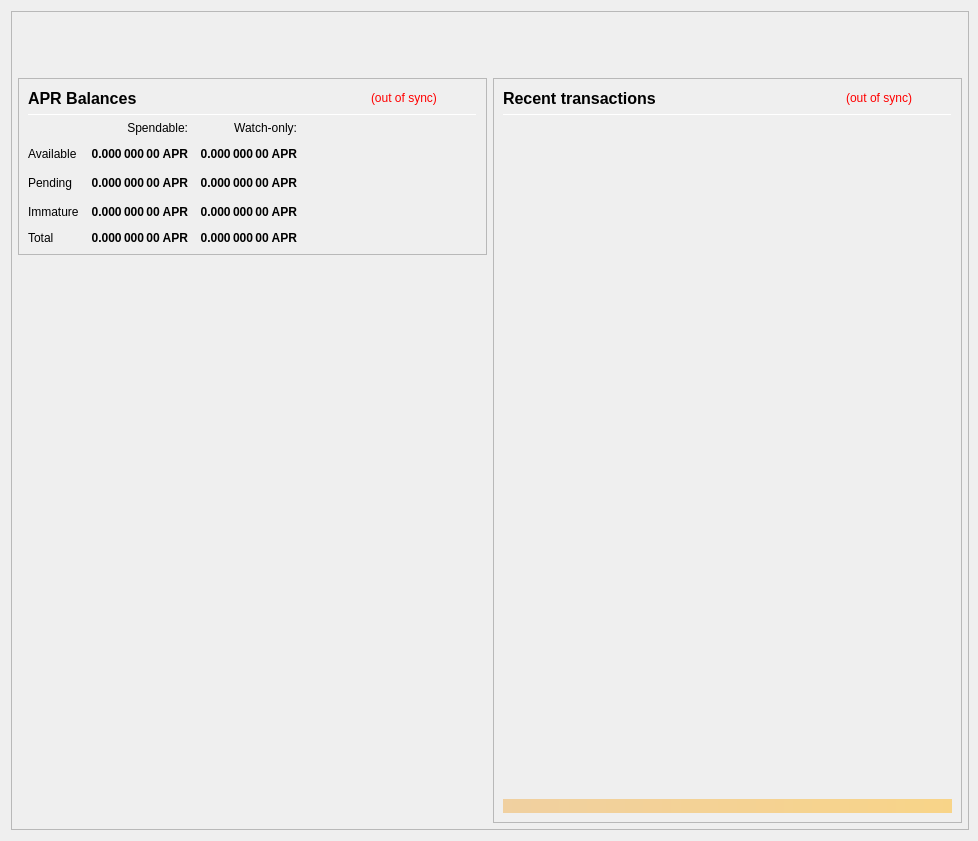
<?xml version="1.0" encoding="UTF-8"?>
<ui version="4.0">
 <class>OverviewPage</class>
 <widget class="QWidget" name="OverviewPage">
  <property name="geometry">
   <rect>
    <x>0</x>
    <y>0</y>
    <width>978</width>
    <height>841</height>
   </rect>
  </property>
  <property name="minimumSize">
   <size>
    <width>960</width>
    <height>682</height>
   </size>
  </property>
  <property name="font">
   <font>
    <weight>50</weight>
    <bold>false</bold>
   </font>
  </property>
  <property name="windowTitle">
   <string>Form</string>
  </property>
  <layout class="QVBoxLayout" name="topLayout" stretch="0">
   <property name="rightMargin">
    <number>9</number>
   </property>
   <item>
    <widget class="QFrame" name="frame_BG">
     <property name="minimumSize">
      <size>
       <width>850</width>
       <height>610</height>
      </size>
     </property>
     <property name="maximumSize">
      <size>
       <width>16777215</width>
       <height>16777215</height>
      </size>
     </property>
     <property name="frameShape">
      <enum>QFrame::StyledPanel</enum>
     </property>
     <property name="frameShadow">
      <enum>QFrame::Raised</enum>
     </property>
     <layout class="QVBoxLayout" name="verticalLayout_3" stretch="0">
      <property name="leftMargin">
       <number>0</number>
      </property>
      <property name="topMargin">
       <number>0</number>
      </property>
      <property name="rightMargin">
       <number>0</number>
      </property>
      <property name="bottomMargin">
       <number>6</number>
      </property>
      <item>
       <layout class="QVBoxLayout" name="verticalLayout_Master" stretch="0,1">
        <property name="leftMargin">
         <number>0</number>
        </property>
        <property name="topMargin">
         <number>0</number>
        </property>
        <property name="rightMargin">
         <number>0</number>
        </property>
        <property name="bottomMargin">
         <number>0</number>
        </property>
        <item>
         <widget class="QFrame" name="frame_Header">
          <layout class="QVBoxLayout" name="verticalLayout_Header" stretch="0">
           <property name="leftMargin">
            <number>0</number>
           </property>
           <property name="topMargin">
            <number>0</number>
           </property>
           <property name="rightMargin">
            <number>0</number>
           </property>
           <property name="bottomMargin">
            <number>0</number>
           </property>
           <item>
            <layout class="QHBoxLayout" name="horizontalLayout_Header" stretch="1,0">
             <property name="spacing">
              <number>6</number>
             </property>
             <item>
              <spacer name="horizontalSpacer_Header">
               <property name="orientation">
                <enum>Qt::Horizontal</enum>
               </property>
               <property name="sizeHint" stdset="0">
                <size>
                 <width>40</width>
                 <height>20</height>
                </size>
               </property>
              </spacer>
             </item>
             <item>
              <widget class="QLabel" name="labelOverviewHeaderRight">
               <property name="minimumSize">
                <size>
                 <width>464</width>
                 <height>60</height>
                </size>
               </property>
               <property name="maximumSize">
                <size>
                 <width>16777215</width>
                 <height>60</height>
                </size>
               </property>
               <property name="font">
                <font>
                 <pointsize>14</pointsize>
                </font>
               </property>
               <property name="text">
                <string/>
               </property>
               <property name="alignment">
                <set>Qt::AlignRight|Qt::AlignTrailing|Qt::AlignVCenter</set>
               </property>
              </widget>
             </item>
            </layout>
           </item>
          </layout>
         </widget>
        </item>
        <item>
         <widget class="QFrame" name="frame_Content">
          <layout class="QVBoxLayout" name="verticalLayout_Content">
           <property name="leftMargin">
            <number>6</number>
           </property>
           <property name="topMargin">
            <number>0</number>
           </property>
           <property name="rightMargin">
            <number>6</number>
           </property>
           <property name="bottomMargin">
            <number>0</number>
           </property>
           <item>
            <layout class="QHBoxLayout" name="horizontalLayout_Content" stretch="1,1">
             <property name="spacing">
              <number>6</number>
             </property>
             <item>
              <layout class="QVBoxLayout" name="verticalLayout_left" stretch="0,0">
               <item>
                <widget class="QFrame" name="frameBalances">
                 <property name="frameShape">
                  <enum>QFrame::StyledPanel</enum>
                 </property>
                 <property name="frameShadow">
                  <enum>QFrame::Raised</enum>
                 </property>
                 <layout class="QVBoxLayout" name="verticalLayout_4">
                  <item>
                   <layout class="QHBoxLayout" name="hlBalancesHeader" stretch="2,0,0">
                    <property name="spacing">
                     <number>6</number>
                    </property>
                    <item>
                     <widget class="QLabel" name="labelBalances">
                      <property name="minimumSize">
                       <size>
                        <width>0</width>
                        <height>0</height>
                       </size>
                      </property>
                      <property name="font">
                       <font>
                        <pointsize>12</pointsize>
                        <weight>75</weight>
                        <bold>true</bold>
                       </font>
                      </property>
                      <property name="text">
                       <string>APR Balances</string>
                      </property>
                     </widget>
                    </item>
                    <item>
                     <widget class="QLabel" name="labelWalletStatus">
                      <property name="cursor">
                       <cursorShape>WhatsThisCursor</cursorShape>
                      </property>
                      <property name="toolTip">
                       <string>The displayed information may be out of date. Your wallet automatically synchronizes with the APR Coin network after a connection is established, but this process has not completed yet.</string>
                      </property>
                      <property name="styleSheet">
                       <string notr="true">QLabel { color: red; }</string>
                      </property>
                      <property name="text">
                       <string notr="true">(out of sync)</string>
                      </property>
                      <property name="alignment">
                       <set>Qt::AlignLeading|Qt::AlignLeft|Qt::AlignVCenter</set>
                      </property>
                     </widget>
                    </item>
                    <item>
                     <spacer name="hsBalancesHeader">
                      <property name="orientation">
                       <enum>Qt::Horizontal</enum>
                      </property>
                      <property name="sizeHint" stdset="0">
                       <size>
                        <width>40</width>
                        <height>20</height>
                       </size>
                      </property>
                     </spacer>
                    </item>
                   </layout>
                  </item>
                  <item>
                   <widget class="Line" name="lineBalances">
                    <property name="minimumSize">
                     <size>
                      <width>0</width>
                      <height>1</height>
                     </size>
                    </property>
                    <property name="maximumSize">
                     <size>
                      <width>16777215</width>
                      <height>1</height>
                     </size>
                    </property>
                    <property name="orientation">
                     <enum>Qt::Horizontal</enum>
                    </property>
                   </widget>
                  </item>
                  <item>
                   <layout class="QGridLayout" name="gridLayout">
                    <property name="spacing">
                     <number>12</number>
                    </property>
                    <item row="2" column="2">
                     <widget class="QLabel" name="labelWatchPending">
                      <property name="font">
                       <font>
                        <weight>75</weight>
                        <bold>true</bold>
                       </font>
                      </property>
                      <property name="cursor">
                       <cursorShape>ArrowCursor</cursorShape>
                      </property>
                      <property name="toolTip">
                       <string>Unconfirmed transactions to watch-only addresses</string>
                      </property>
                      <property name="text">
                       <string notr="true">0.000 000 00 APR</string>
                      </property>
                      <property name="alignment">
                       <set>Qt::AlignRight|Qt::AlignTrailing|Qt::AlignVCenter</set>
                      </property>
                      <property name="textInteractionFlags">
                       <set>Qt::NoTextInteraction</set>
                      </property>
                     </widget>
                    </item>
                    <item row="2" column="1">
                     <widget class="QLabel" name="labelUnconfirmed">
                      <property name="font">
                       <font>
                        <weight>75</weight>
                        <bold>true</bold>
                       </font>
                      </property>
                      <property name="cursor">
                       <cursorShape>ArrowCursor</cursorShape>
                      </property>
                      <property name="toolTip">
                       <string>Total of transactions that have yet to be confirmed, and do not yet count toward the spendable balance</string>
                      </property>
                      <property name="text">
                       <string notr="true">0.000 000 00 APR</string>
                      </property>
                      <property name="alignment">
                       <set>Qt::AlignRight|Qt::AlignTrailing|Qt::AlignVCenter</set>
                      </property>
                      <property name="textInteractionFlags">
                       <set>Qt::NoTextInteraction</set>
                      </property>
                     </widget>
                    </item>
                    <item row="3" column="2">
                     <widget class="QLabel" name="labelWatchImmature">
                      <property name="font">
                       <font>
                        <weight>75</weight>
                        <bold>true</bold>
                       </font>
                      </property>
                      <property name="cursor">
                       <cursorShape>ArrowCursor</cursorShape>
                      </property>
                      <property name="toolTip">
                       <string>Staked or masternode rewards in watch-only addresses that has not yet matured</string>
                      </property>
                      <property name="text">
                       <string notr="true">0.000 000 00 APR</string>
                      </property>
                      <property name="alignment">
                       <set>Qt::AlignRight|Qt::AlignTrailing|Qt::AlignVCenter</set>
                      </property>
                      <property name="textInteractionFlags">
                       <set>Qt::NoTextInteraction</set>
                      </property>
                     </widget>
                    </item>
                    <item row="4" column="0">
                     <widget class="QLabel" name="labelTotalText">
                      <property name="text">
                       <string>Total</string>
                      </property>
                      <property name="textInteractionFlags">
                       <set>Qt::NoTextInteraction</set>
                      </property>
                     </widget>
                    </item>
                    <item row="3" column="1">
                     <widget class="QLabel" name="labelImmature">
                      <property name="font">
                       <font>
                        <weight>75</weight>
                        <bold>true</bold>
                       </font>
                      </property>
                      <property name="cursor">
                       <cursorShape>ArrowCursor</cursorShape>
                      </property>
                      <property name="toolTip">
                       <string>Staked or masternode rewards that has not yet matured</string>
                      </property>
                      <property name="text">
                       <string notr="true">0.000 000 00 APR</string>
                      </property>
                      <property name="alignment">
                       <set>Qt::AlignRight|Qt::AlignTrailing|Qt::AlignVCenter</set>
                      </property>
                      <property name="textInteractionFlags">
                       <set>Qt::NoTextInteraction</set>
                      </property>
                     </widget>
                    </item>
                    <item row="2" column="3">
                     <spacer name="hsBalances">
                      <property name="orientation">
                       <enum>Qt::Horizontal</enum>
                      </property>
                      <property name="sizeHint" stdset="0">
                       <size>
                        <width>40</width>
                        <height>20</height>
                       </size>
                      </property>
                     </spacer>
                    </item>
                    <item row="3" column="0">
                     <widget class="QLabel" name="labelImmatureText">
                      <property name="text">
                       <string>Immature</string>
                      </property>
                      <property name="textInteractionFlags">
                       <set>Qt::NoTextInteraction</set>
                      </property>
                     </widget>
                    </item>
                    <item row="4" column="1">
                     <widget class="QLabel" name="labelTotal">
                      <property name="font">
                       <font>
                        <weight>75</weight>
                        <bold>true</bold>
                       </font>
                      </property>
                      <property name="cursor">
                       <cursorShape>ArrowCursor</cursorShape>
                      </property>
                      <property name="toolTip">
                       <string>Your current total balance</string>
                      </property>
                      <property name="text">
                       <string notr="true">0.000 000 00 APR</string>
                      </property>
                      <property name="alignment">
                       <set>Qt::AlignRight|Qt::AlignTrailing|Qt::AlignVCenter</set>
                      </property>
                      <property name="textInteractionFlags">
                       <set>Qt::NoTextInteraction</set>
                      </property>
                     </widget>
                    </item>
                    <item row="4" column="2">
                     <widget class="QLabel" name="labelWatchTotal">
                      <property name="font">
                       <font>
                        <weight>75</weight>
                        <bold>true</bold>
                       </font>
                      </property>
                      <property name="cursor">
                       <cursorShape>ArrowCursor</cursorShape>
                      </property>
                      <property name="toolTip">
                       <string>Current total balance in watch-only addresses</string>
                      </property>
                      <property name="text">
                       <string notr="true">0.000 000 00 APR</string>
                      </property>
                      <property name="alignment">
                       <set>Qt::AlignRight|Qt::AlignTrailing|Qt::AlignVCenter</set>
                      </property>
                      <property name="textInteractionFlags">
                       <set>Qt::NoTextInteraction</set>
                      </property>
                     </widget>
                    </item>
                    <item row="0" column="2">
                     <widget class="QLabel" name="labelWatchonly">
                      <property name="text">
                       <string>Watch-only:</string>
                      </property>
                      <property name="alignment">
                       <set>Qt::AlignRight|Qt::AlignTrailing|Qt::AlignVCenter</set>
                      </property>
                     </widget>
                    </item>
                    <item row="1" column="0">
                     <widget class="QLabel" name="labelBalanceText">
                      <property name="text">
                       <string>Available</string>
                      </property>
                      <property name="textInteractionFlags">
                       <set>Qt::NoTextInteraction</set>
                      </property>
                     </widget>
                    </item>
                    <item row="1" column="1">
                     <widget class="QLabel" name="labelBalance">
                      <property name="font">
                       <font>
                        <weight>75</weight>
                        <bold>true</bold>
                       </font>
                      </property>
                      <property name="cursor">
                       <cursorShape>ArrowCursor</cursorShape>
                      </property>
                      <property name="toolTip">
                       <string>Your current spendable balance</string>
                      </property>
                      <property name="text">
                       <string notr="true">0.000 000 00 APR</string>
                      </property>
                      <property name="alignment">
                       <set>Qt::AlignRight|Qt::AlignTrailing|Qt::AlignVCenter</set>
                      </property>
                      <property name="textInteractionFlags">
                       <set>Qt::NoTextInteraction</set>
                      </property>
                     </widget>
                    </item>
                    <item row="1" column="2">
                     <widget class="QLabel" name="labelWatchAvailable">
                      <property name="font">
                       <font>
                        <weight>75</weight>
                        <bold>true</bold>
                       </font>
                      </property>
                      <property name="cursor">
                       <cursorShape>ArrowCursor</cursorShape>
                      </property>
                      <property name="toolTip">
                       <string>Your current balance in watch-only addresses</string>
                      </property>
                      <property name="text">
                       <string notr="true">0.000 000 00 APR</string>
                      </property>
                      <property name="alignment">
                       <set>Qt::AlignRight|Qt::AlignTrailing|Qt::AlignVCenter</set>
                      </property>
                      <property name="textInteractionFlags">
                       <set>Qt::NoTextInteraction</set>
                      </property>
                     </widget>
                    </item>
                    <item row="2" column="0">
                     <widget class="QLabel" name="labelPendingText">
                      <property name="text">
                       <string>Pending</string>
                      </property>
                      <property name="textInteractionFlags">
                       <set>Qt::NoTextInteraction</set>
                      </property>
                     </widget>
                    </item>
                    <item row="0" column="1">
                     <widget class="QLabel" name="labelSpendable">
                      <property name="text">
                       <string>Spendable:</string>
                      </property>
                      <property name="alignment">
                       <set>Qt::AlignRight|Qt::AlignTrailing|Qt::AlignVCenter</set>
                      </property>
                     </widget>
                    </item>
                   </layout>
                  </item>
                 </layout>
                </widget>
               </item>
               <item>
                <spacer name="verticalSpacer">
                 <property name="orientation">
                  <enum>Qt::Vertical</enum>
                 </property>
                 <property name="sizeHint" stdset="0">
                  <size>
                   <width>20</width>
                   <height>40</height>
                  </size>
                 </property>
                </spacer>
               </item>
              </layout>
             </item>
             <item>
              <layout class="QVBoxLayout" name="verticalLayout_right" stretch="1">
               <item>
                <widget class="QFrame" name="frame_RecentTransactions">
                 <property name="minimumSize">
                  <size>
                   <width>0</width>
                   <height>0</height>
                  </size>
                 </property>
                 <property name="frameShape">
                  <enum>QFrame::StyledPanel</enum>
                 </property>
                 <property name="frameShadow">
                  <enum>QFrame::Raised</enum>
                 </property>
                 <layout class="QVBoxLayout" name="verticalLayout_1" stretch="0,0,0,0,0">
                  <item>
                   <layout class="QHBoxLayout" name="horizontalLayout_2" stretch="2,0,0">
                    <property name="spacing">
                     <number>3</number>
                    </property>
                    <item>
                     <widget class="QLabel" name="label_4">
                      <property name="minimumSize">
                       <size>
                        <width>0</width>
                        <height>20</height>
                       </size>
                      </property>
                      <property name="font">
                       <font>
                        <pointsize>12</pointsize>
                        <weight>75</weight>
                        <bold>true</bold>
                       </font>
                      </property>
                      <property name="text">
                       <string>Recent transactions</string>
                      </property>
                     </widget>
                    </item>
                    <item>
                     <widget class="QLabel" name="labelTransactionsStatus">
                      <property name="cursor">
                       <cursorShape>WhatsThisCursor</cursorShape>
                      </property>
                      <property name="toolTip">
                       <string>The displayed information may be out of date. Your wallet automatically synchronizes with the APR Coin network after a connection is established, but this process has not completed yet.</string>
                      </property>
                      <property name="styleSheet">
                       <string notr="true">QLabel { color: red; }</string>
                      </property>
                      <property name="text">
                       <string notr="true">(out of sync)</string>
                      </property>
                      <property name="alignment">
                       <set>Qt::AlignRight|Qt::AlignTrailing|Qt::AlignVCenter</set>
                      </property>
                     </widget>
                    </item>
                    <item>
                     <spacer name="horizontalSpacer">
                      <property name="orientation">
                       <enum>Qt::Horizontal</enum>
                      </property>
                      <property name="sizeHint" stdset="0">
                       <size>
                        <width>40</width>
                        <height>20</height>
                       </size>
                      </property>
                     </spacer>
                    </item>
                   </layout>
                  </item>
                  <item>
                   <widget class="Line" name="line">
                    <property name="minimumSize">
                     <size>
                      <width>0</width>
                      <height>1</height>
                     </size>
                    </property>
                    <property name="maximumSize">
                     <size>
                      <width>16777215</width>
                      <height>1</height>
                     </size>
                    </property>
                    <property name="orientation">
                     <enum>Qt::Horizontal</enum>
                    </property>
                   </widget>
                  </item>
                  <item>
                   <widget class="QListView" name="listTransactions">
                    <property name="minimumSize">
                     <size>
                      <width>0</width>
                      <height>0</height>
                     </size>
                    </property>
                    <property name="styleSheet">
                     <string notr="true">QListView { background: transparent; }</string>
                    </property>
                    <property name="frameShape">
                     <enum>QFrame::NoFrame</enum>
                    </property>
                    <property name="verticalScrollBarPolicy">
                     <enum>Qt::ScrollBarAlwaysOff</enum>
                    </property>
                    <property name="horizontalScrollBarPolicy">
                     <enum>Qt::ScrollBarAlwaysOff</enum>
                    </property>
                    <property name="selectionMode">
                     <enum>QAbstractItemView::NoSelection</enum>
                    </property>
                   </widget>
                  </item>
                  <item>
                   <spacer name="verticalSpacer_2">
                    <property name="orientation">
                     <enum>Qt::Vertical</enum>
                    </property>
                    <property name="sizeType">
                     <enum>QSizePolicy::Expanding</enum>
                    </property>
                    <property name="sizeHint" stdset="0">
                     <size>
                      <width>20</width>
                      <height>40</height>
                     </size>
                    </property>
                   </spacer>
                  </item>
                  <item>
                   <widget class="QLabel" name="labelAlerts">
                    <property name="maximumSize">
                     <size>
                      <width>16777215</width>
                      <height>16777215</height>
                     </size>
                    </property>
                    <property name="styleSheet">
                     <string notr="true">background-color: qlineargradient(x1: 0, y1: 0, x2: 1, y2: 0, stop:0 #F0D0A0, stop:1 #F8D488); color:#000000;</string>
                    </property>
                    <property name="text">
                     <string/>
                    </property>
                    <property name="wordWrap">
                     <bool>true</bool>
                    </property>
                    <property name="margin">
                     <number>3</number>
                    </property>
                   </widget>
                  </item>
                 </layout>
                </widget>
               </item>
              </layout>
             </item>
            </layout>
           </item>
          </layout>
         </widget>
        </item>
       </layout>
      </item>
     </layout>
    </widget>
   </item>
  </layout>
 </widget>
 <resources/>
 <connections/>
</ui>
